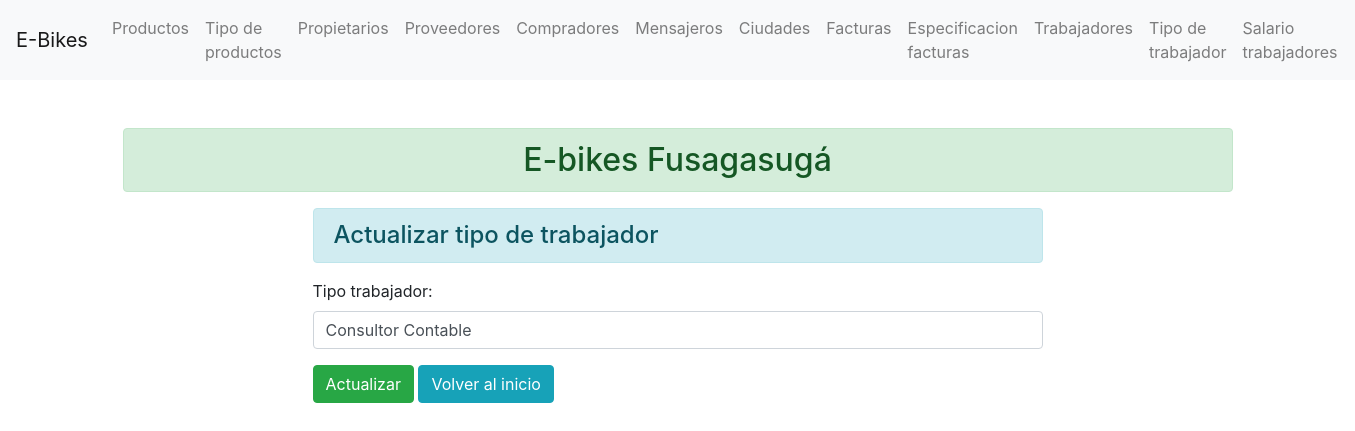
The app's page /tipotrabajador/1/, older data.
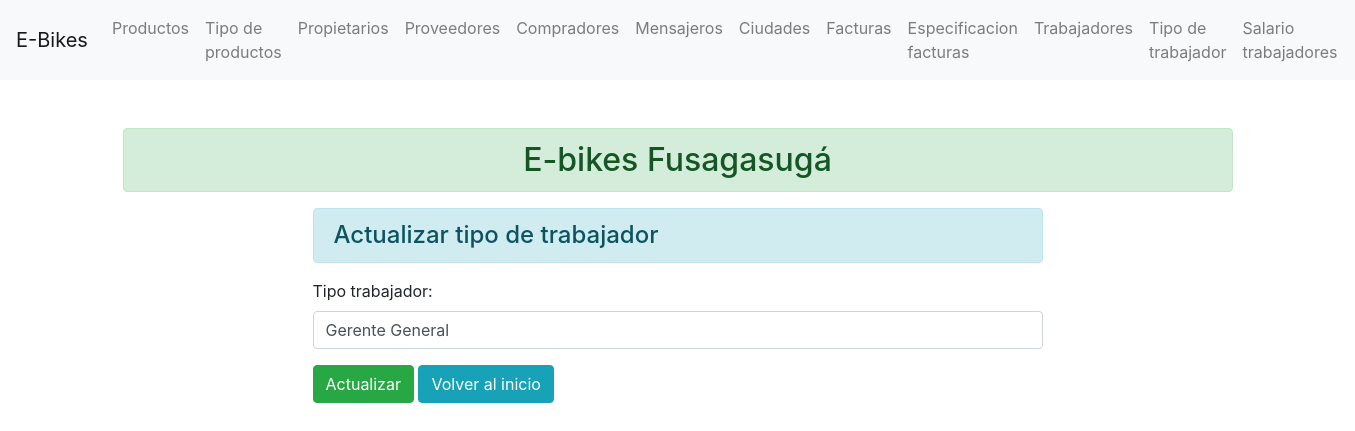
The same page, newer data.
### enroll/models.py (models this page shows)
class Tipo_Trabajador(models.Model):
    id_tipo = models.AutoField(auto_created=True, primary_key=True)
    tipo_trabajador = models.CharField(max_length=70)

### enroll/views.py (the view)
# urls.py: path('tipotrabajador/<int:id_tipo>/', views.update_tipotrabajador, name="updatetipotrabajador"),
def update_tipotrabajador(request, id_tipo):
    if request.method == 'POST':
        pi = Tipo_Trabajador.objects.get(pk=id_tipo)
        fm = Tipo_TrabajadorRegistration(request.POST, instance=pi)
        if fm.is_valid():
            fm.save()
    else:
        pi = Tipo_Trabajador.objects.get(pk=id_tipo)
        fm = Tipo_TrabajadorRegistration(instance=pi)
    return render(request, 'enroll/updatetipotrabajador.html', {'form':fm})

### enroll/forms.py
class Tipo_TrabajadorRegistration(forms.ModelForm):
    class Meta:
        model = Tipo_Trabajador
        fields = ['tipo_trabajador']
        widgets = {
            'tipo_trabajador': forms.TextInput(attrs={'class':'form-control'}),
        }

### enroll/templates/enroll/updatetipotrabajador.html (shortened to what this page needs)
{% extends 'enroll/base.html' %}
{% block content  %}
    <div class="row">
        <div class="col-sm-8 offset-2">
            <h4 class="alert alert-info">Actualizar tipo de trabajador</h4>
            <form action="" method="POST">
                {{form.as_p}}
                <input type="submit" class="btn btn-success" value="Actualizar">
                <a href="{% url 'addtipotrabajador' %}" class="btn btn-info">Volver al inicio</a>
            </form>
        </div>
    </div>
{% endblock content  %}

Row changes from the older to the newer data that the page shows:
changed Tipo_Trabajador: tipo_trabajador "Consultor Contable" → "Gerente General"
